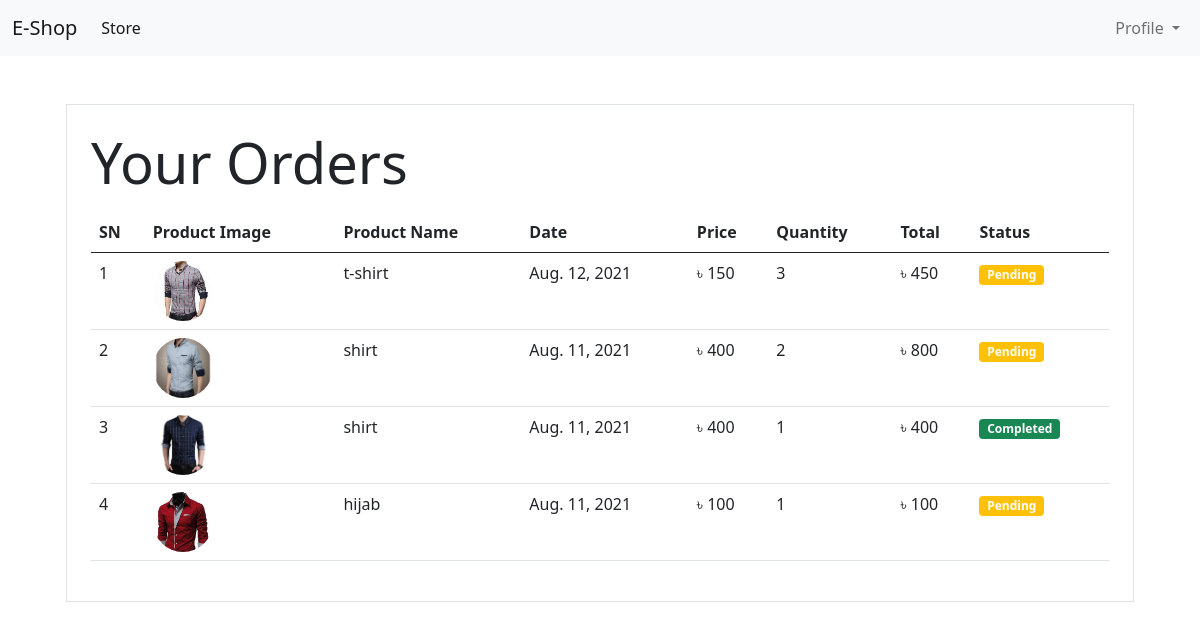
Page /orders (signed in) on the committed database.
### store/models/orders.py (models this page shows, shortened)
class Order(models.Model):
    product = models.ForeignKey(Product, on_delete=models.CASCADE)
    customer = models.ForeignKey(Customer, on_delete= models.CASCADE)
    quantity = models.IntegerField(default=1)
    price = models.IntegerField()
    address =  models.CharField(max_length=50, default='', blank=True)
    phone = models.CharField(max_length=50, default='', blank=True)
    date = models.DateField(default=datetime.datetime.today)
    status = models.BooleanField(default=False)
    @staticmethod
    def get_orders_by_customer(customer_id):
        return Order.objects.filter(customer = customer_id).order_by('-date')

### store/models/product.py (models this page shows, shortened)
class Product(models.Model):
    name =  models.CharField(max_length=50)
    price = models.IntegerField(default=0)
    category = models.ForeignKey(Category , on_delete=models.CASCADE , default=1)
    description = models.CharField(max_length=200, default='', null=True, blank=True)
    image = models.ImageField(upload_to='uploads/products/')

### store/views/orders.py (the view)
# urls.py: path('orders', OrderView.as_view(), name='orders'),
class OrderView(View):
    @method_decorator(auth_middleware)
    def get(self, request):
        customer = request.session.get('customer')
        orders = Order.get_orders_by_customer(customer)
        return render(request, 'orders.html', {'orders' : orders})

### store/templatetags/custom_filter.py (called while the page is built)
@register.filter(name='currency')
def currency(number):
    return "৳ "+str(number)

@register.filter(name='multiply')
def currency(number, number1):
    return number*number1

### store/templates/orders.html
{% extends 'base.html' %}
{% block content %}
{% load cart %}
{% load custom_filter %}
<div class="container">
 <div class="round border p-4 m-4">
 <p class="display-4 pl-4 ml-4"> Your Orders</p>
 <table class="table">
     <thead>
         <tr>
             <th>SN</th>
             <th>Product Image</th>
             <th>Product Name</th>
             <th>Date</th>
             <th>Price</th>
             <th>Quantity</th>
             <th>Total</th>
             <th>Status</th>
         </tr>
     </thead>
     <tbody>
     {% for order in orders  %}
         <tr>
             <td>{{forloop.counter}} </td>
             <td><img style="height: 60px;" class="rounded-circle" src="{{order.product.image.url}}" alt=""> </td>
             <td>{{order.product.name}}</td>
             <td>{{order.date}}</td>
             <td>{{order.price|currency}}</td>
             <td>{{order.quantity}}</td>
             <td>{{order.quantity|multiply:order.price|currency}}</td>
             {% if order.status %}
             <td><small class="badge bg-success">Completed</small></td>
             {% else %}
              <td><small class="badge bg-warning">Pending</small></td>
             {% endif %}
         </tr>
         {% endfor %}
     </tbody>
 </table>
 </div>
</div>
{% endblock  %}

### rows in the picture
Order: product.image (picture), product.name "t-shirt", date "Aug. 12, 2021", price "৳ 150", quantity "3", quantity|multiply "৳ 450", status "Pending"
Order: product.image (picture), product.name "shirt", date "Aug. 11, 2021", price "৳ 400", quantity "2", quantity|multiply "৳ 800", status "Pending"
Order: product.image (picture), product.name "shirt", date "Aug. 11, 2021", price "৳ 400", quantity "1", quantity|multiply "৳ 400", status "Completed"
Order: product.image (picture), product.name "hijab", date "Aug. 11, 2021", price "৳ 100", quantity "1", quantity|multiply "৳ 100", status "Pending"
